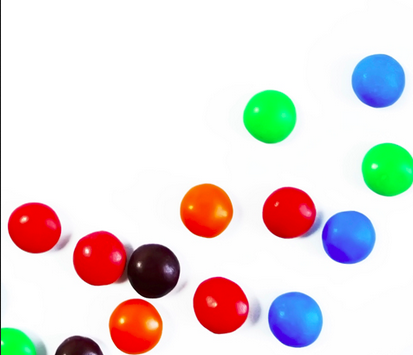
//> input picture houghcircle/circles.png, 413 x 355 px
$ ./houghcircle   (built with g++ and OpenCV 4)
//> lines starting //> are read from the running program, lines starting //| are printed output that depends on the picture; after the words box and inside, x2 and y2 are one past the last pixel; in counts of white or black regions, pixels touching at a corner belong together
#include "opencv2/imgcodecs.hpp"
#include "opencv2/highgui.hpp"
#include "opencv2/imgproc.hpp"
using namespace cv;
using namespace std;
int main(int argc, char** argv)
{
    const char* filename = argc >=2 ? argv[1] : "circles.png";
    // Loads an image
    Mat src = imread( samples::findFile( filename ), IMREAD_COLOR );
//> src is the input picture: 355 rows x 413 cols, CV_8UC3; mean B, G, R 218.5, 219.8, 228.4
    // Check if image is loaded fine
    if(src.empty()){
        printf(" Error opening image\n");
        printf(" Program Arguments: [image_name -- default %s] \n", filename);
        return EXIT_FAILURE;
    }
    Mat gray;
    cvtColor(src, gray, COLOR_BGR2GRAY);
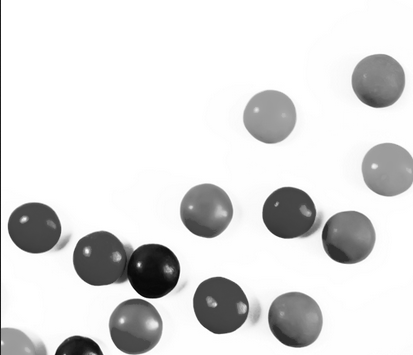
//> gray: 355 rows x 413 cols, CV_8UC1; min 4, max 255, mean 222.2
    medianBlur(gray, gray, 5);
    vector<Vec3f> circles;
    HoughCircles(gray, circles, HOUGH_GRADIENT, 1,
                 gray.rows/16,  // change this value to detect circles with different distances to each other
                 100, 30, 1, 30 // change the last two parameters
            // (min_radius & max_radius) to detect larger circles
    );
//> circles = 12 circles (x, y, radius): [377.5, 80.5, 26.6], [348.5, 237.5, 26.6], [294.5, 319.5, 27.9], [206.5, 209.5, 26.8], [387.5, 168.5, 26.4], [220.5, 305.5, 27.2], [270.5, 115.5, 25.7], [33.5, 226.5, 25.7], [100.5, 258.5, 28.1], [135.5, 327.5, 26.8], [151.5, 269.5, 28.2], [287.5, 213.5, 27.1]
    for( size_t i = 0; i < circles.size(); i++ )
    {
        Vec3i c = circles[i];
        Point center = Point(c[0], c[1]);
        // circle center
        circle( src, center, 1, Scalar(0,100,100), 3, LINE_AA);
        // circle outline
        int radius = c[2];
        circle( src, center, radius, Scalar(255,0,255), 3, LINE_AA);
    }
//> this loop made 12 passes
//> (center, radius) on passes 1 to 12: (Point(378, 80), 27), (Point(348, 238), 27), (Point(294, 320), 28), (Point(206, 210), 27), (Point(388, 168), 26), (Point(220, 306), 27), (Point(270, 116), 26), (Point(34, 226), 26), (Point(100, 258), 28), (Point(136, 328), 27), (Point(152, 270), 28), (Point(288, 214), 27)
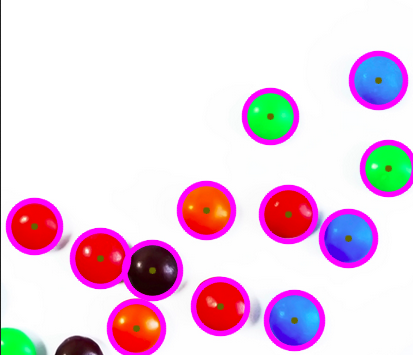
//> src: 355 rows x 413 cols, CV_8UC3; 9.94% of pixels changed, all inside (x1, y1, x2, y2) = (5, 50, 413, 355)
    imshow("detected circles", src);
    waitKey();
    return EXIT_SUCCESS;
}
